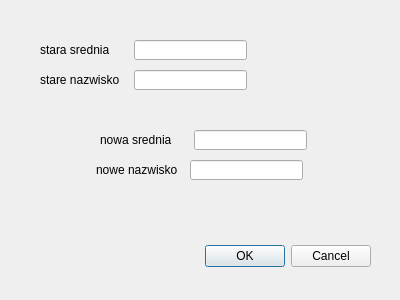
<?xml version="1.0" encoding="UTF-8"?>
<ui version="4.0">
 <class>edytuj2_sredniaNazwisko_Dialog</class>
 <widget class="QDialog" name="edytuj2_sredniaNazwisko_Dialog">
  <property name="geometry">
   <rect>
    <x>0</x>
    <y>0</y>
    <width>400</width>
    <height>300</height>
   </rect>
  </property>
  <property name="windowTitle">
   <string>Dialog</string>
  </property>
  <widget class="QDialogButtonBox" name="buttonBox">
   <property name="geometry">
    <rect>
     <x>30</x>
     <y>240</y>
     <width>341</width>
     <height>32</height>
    </rect>
   </property>
   <property name="orientation">
    <enum>Qt::Horizontal</enum>
   </property>
   <property name="standardButtons">
    <set>QDialogButtonBox::Cancel|QDialogButtonBox::Ok</set>
   </property>
  </widget>
  <widget class="QLabel" name="label_2">
   <property name="geometry">
    <rect>
     <x>40</x>
     <y>40</y>
     <width>91</width>
     <height>20</height>
    </rect>
   </property>
   <property name="text">
    <string>stara srednia</string>
   </property>
  </widget>
  <widget class="QLineEdit" name="txtbox_srednia">
   <property name="geometry">
    <rect>
     <x>134</x>
     <y>40</y>
     <width>113</width>
     <height>20</height>
    </rect>
   </property>
  </widget>
  <widget class="QLabel" name="label_3">
   <property name="geometry">
    <rect>
     <x>40</x>
     <y>70</y>
     <width>91</width>
     <height>20</height>
    </rect>
   </property>
   <property name="text">
    <string>stare nazwisko</string>
   </property>
  </widget>
  <widget class="QLineEdit" name="txtbox_nazwisko">
   <property name="geometry">
    <rect>
     <x>134</x>
     <y>70</y>
     <width>113</width>
     <height>20</height>
    </rect>
   </property>
  </widget>
  <widget class="QLabel" name="label_4">
   <property name="geometry">
    <rect>
     <x>100</x>
     <y>130</y>
     <width>91</width>
     <height>20</height>
    </rect>
   </property>
   <property name="text">
    <string>nowa srednia</string>
   </property>
  </widget>
  <widget class="QLineEdit" name="txtbox_nowasrednia">
   <property name="geometry">
    <rect>
     <x>194</x>
     <y>130</y>
     <width>113</width>
     <height>20</height>
    </rect>
   </property>
  </widget>
  <widget class="QLabel" name="label_5">
   <property name="geometry">
    <rect>
     <x>96</x>
     <y>160</y>
     <width>91</width>
     <height>20</height>
    </rect>
   </property>
   <property name="text">
    <string>nowe nazwisko</string>
   </property>
  </widget>
  <widget class="QLineEdit" name="txtbox_nowenazwisko">
   <property name="geometry">
    <rect>
     <x>190</x>
     <y>160</y>
     <width>113</width>
     <height>20</height>
    </rect>
   </property>
  </widget>
 </widget>
 <resources/>
 <connections>
  <connection>
   <sender>buttonBox</sender>
   <signal>accepted()</signal>
   <receiver>edytuj2_sredniaNazwisko_Dialog</receiver>
   <slot>accept()</slot>
   <hints>
    <hint type="sourcelabel">
     <x>248</x>
     <y>254</y>
    </hint>
    <hint type="destinationlabel">
     <x>157</x>
     <y>274</y>
    </hint>
   </hints>
  </connection>
  <connection>
   <sender>buttonBox</sender>
   <signal>rejected()</signal>
   <receiver>edytuj2_sredniaNazwisko_Dialog</receiver>
   <slot>reject()</slot>
   <hints>
    <hint type="sourcelabel">
     <x>316</x>
     <y>260</y>
    </hint>
    <hint type="destinationlabel">
     <x>286</x>
     <y>274</y>
    </hint>
   </hints>
  </connection>
 </connections>
</ui>
